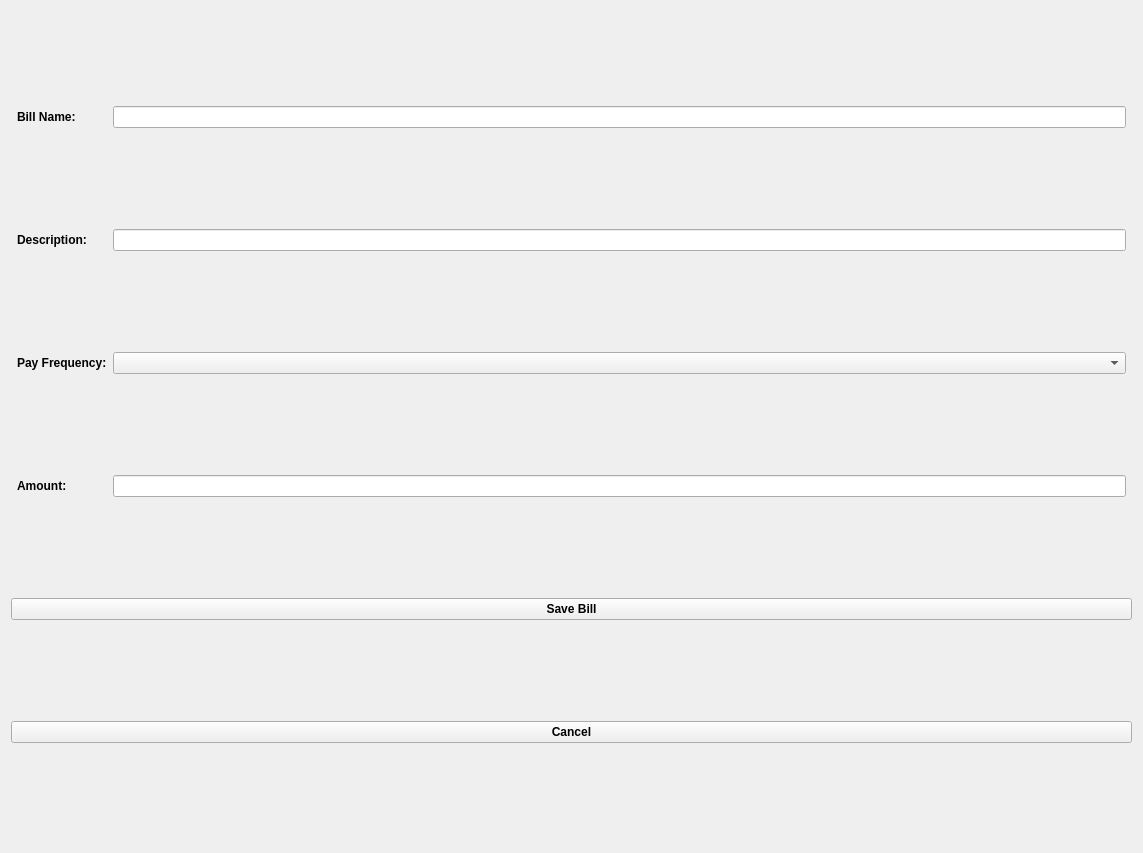
<?xml version="1.0" encoding="UTF-8"?>
<ui version="4.0">
 <class>Form</class>
 <widget class="QWidget" name="Form">
  <property name="geometry">
   <rect>
    <x>0</x>
    <y>0</y>
    <width>1143</width>
    <height>853</height>
   </rect>
  </property>
  <property name="windowTitle">
   <string>Form</string>
  </property>
  <layout class="QHBoxLayout" name="horizontalLayout">
   <item>
    <layout class="QGridLayout" name="gridLayout">
     <item row="2" column="1">
      <widget class="QLabel" name="label_Fake">
       <property name="font">
        <font>
         <weight>75</weight>
         <bold>true</bold>
        </font>
       </property>
       <property name="text">
        <string>Pay Frequency:</string>
       </property>
      </widget>
     </item>
     <item row="3" column="2">
      <widget class="QLineEdit" name="lineEdit_Amount"/>
     </item>
     <item row="5" column="0" colspan="4">
      <widget class="QPushButton" name="pushButton_Cancel">
       <property name="font">
        <font>
         <weight>75</weight>
         <bold>true</bold>
        </font>
       </property>
       <property name="text">
        <string>Cancel</string>
       </property>
      </widget>
     </item>
     <item row="1" column="1">
      <widget class="QLabel" name="label_Description">
       <property name="font">
        <font>
         <weight>75</weight>
         <bold>true</bold>
        </font>
       </property>
       <property name="text">
        <string>Description:</string>
       </property>
      </widget>
     </item>
     <item row="1" column="2">
      <widget class="QLineEdit" name="lineEdit_Description"/>
     </item>
     <item row="2" column="2">
      <widget class="QComboBox" name="comboBox_PayFreq"/>
     </item>
     <item row="0" column="1">
      <widget class="QLabel" name="label_BillName">
       <property name="font">
        <font>
         <weight>75</weight>
         <bold>true</bold>
        </font>
       </property>
       <property name="text">
        <string>Bill Name:</string>
       </property>
      </widget>
     </item>
     <item row="4" column="0" colspan="4">
      <widget class="QPushButton" name="pushButton_Save">
       <property name="font">
        <font>
         <weight>75</weight>
         <bold>true</bold>
        </font>
       </property>
       <property name="text">
        <string>Save Bill</string>
       </property>
      </widget>
     </item>
     <item row="0" column="2">
      <widget class="QLineEdit" name="lineEdit_BillName"/>
     </item>
     <item row="3" column="1">
      <widget class="QLabel" name="label_Amount1">
       <property name="font">
        <font>
         <weight>75</weight>
         <bold>true</bold>
        </font>
       </property>
       <property name="text">
        <string>Amount:</string>
       </property>
      </widget>
     </item>
    </layout>
   </item>
  </layout>
 </widget>
 <resources/>
 <connections/>
</ui>
